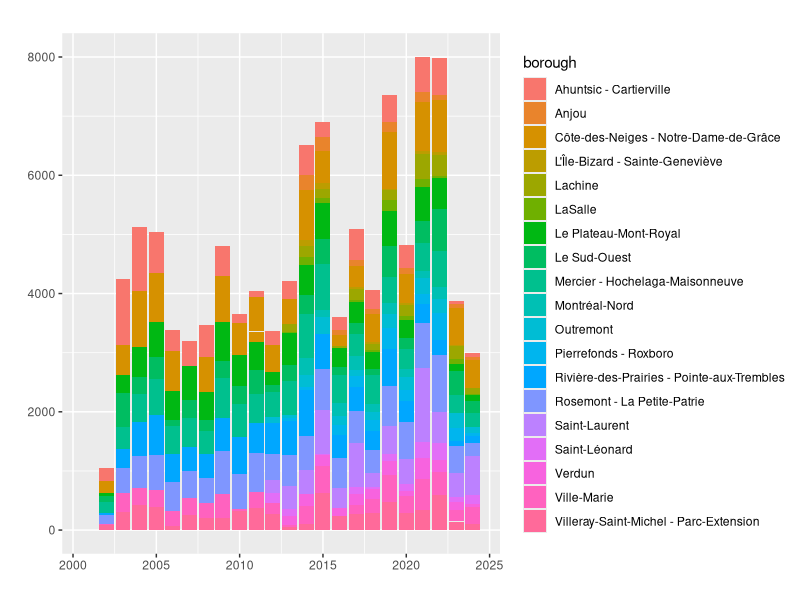

Generate this figure with R:
library(tidyverse)

ds <- read_csv("icerinks.csv")

g <-
  ggplot(data = ds) +
  geom_col(mapping = aes(x = year(date), y = open, fill = borough)) +
  labs(title = "",
       x = "",
       y = "")

print(g)
